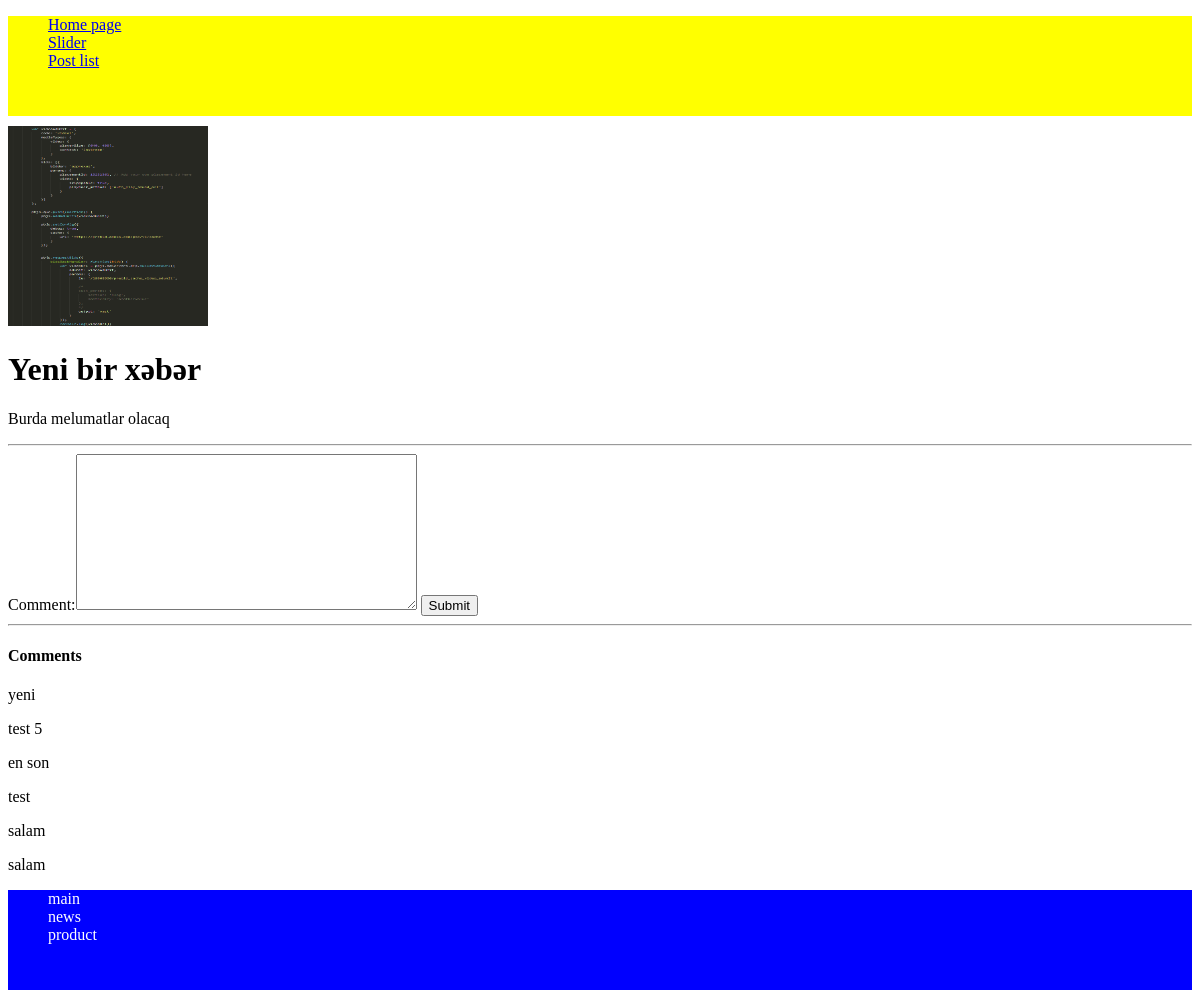
Screenshot of /post/yeni-bir--xeber-2/ with the database file from the repository.
### post/models.py (models this page shows, shortened)
class Post(models.Model):
    category = models.ForeignKey(Category, related_name="data", verbose_name="Category", null=True,
                                 on_delete=models.CASCADE)
    title = models.CharField(max_length=1500, verbose_name="Post title", help_text="Burda xeberin basligi yazilir")
    content = RichTextField(verbose_name="Post content", blank=True)
    create_time = models.DateTimeField(verbose_name="Post date", null=True, blank=True)
    image = models.ImageField(verbose_name="Shekil elave et", null=True, upload_to='post')
    draft = models.BooleanField(default=True, verbose_name="Saytda yayimlansin?")
    slug = models.SlugField(editable=False, verbose_name="Slug", null=True, unique=True)
    class Meta:
        verbose_name = "Xeber"
        verbose_name_plural = "Xeberler"

class Comment(models.Model):
    post=models.ForeignKey(Post,related_name="comment_post",verbose_name="Post",on_delete=models.CASCADE)
    date=models.DateTimeField(auto_now_add=True,verbose_name="Date",null=True)
    content=models.TextField(verbose_name="Comment")
    class Meta:
        verbose_name="Comment"
        verbose_name_plural="Comments"

### post/views.py (the view)
# urls.py: path('post/<slug>/', post_detail, name="post_detail"),
def post_detail(request, slug):
    context = {}
    obj = get_object_or_404(Post, slug=slug)
    context['obj'] = obj
    if request.method == "POST":
        form = CommentForm(request.POST)
        if form.is_valid():
            comment = form.save(commit=False)
            comment.post = obj
            comment.save()
            return redirect(obj.get_absolute_url())
    else:
        form = CommentForm()
        context['form'] = form
    context['form']=form
    context['comment_list']=Comment.objects.all().order_by('-id')
    return render(request, 'post/post_detail.html', context)

### post/forms.py
class CommentForm(forms.ModelForm):
    class Meta:
        model=Comment
        fields=['content']

### templates/post/post_detail.html (shortened to what this page needs)
{% extends "base.html" %}
{% load crispy_forms_field %}
{% block body %}
    <img src="{{ obj.image.url }}" width="200" height="200" alt="{{ obj.title }}">
    <h1>{{ obj.title }}</h1>
    <p> {{ obj.content|safe }} </p>
    <hr>
    <form action="" method="post" enctype="multipart/form-data">
        {{ form }}
        <button type="submit">Submit</button>
    </form>
    <hr>
    <h4>Comments</h4>
    {% for obj in comment_list %}
    <p>{{ obj.content }}</p>
    {% endfor %}
{% endblock %}

### rows the page displays
Post: image (picture), title "Yeni bir xəbər", content "Burda melumatlar olacaq"
Comment: content "yeni"
Comment: content "test 5"
Comment: content "en son"
Comment: content "test"
Comment: content "salam"
Comment: content "salam"
